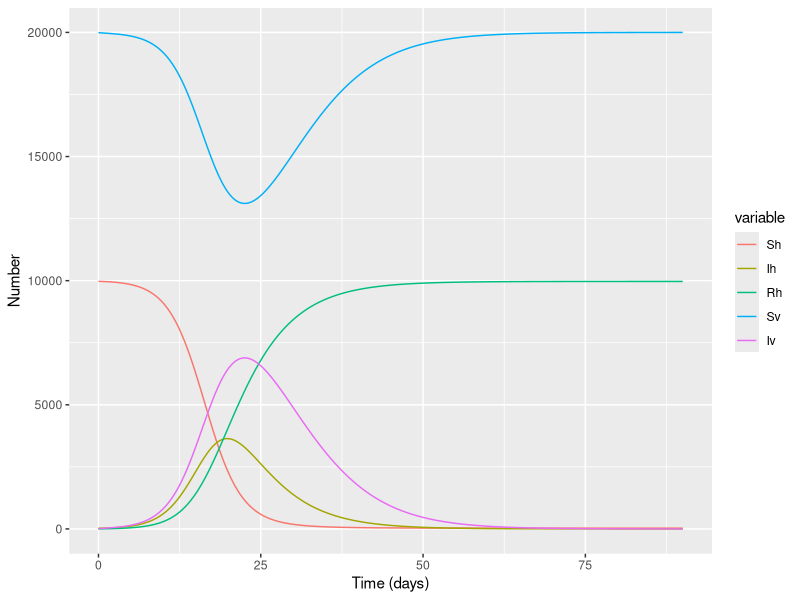

This chart was generated by the following R code:
# VBD = Vector-Borne Disease

# MODEL ASSUMPTIONS
# Vectors are mosquitoes in this model, and hosts are humans.
# There are no births, background deaths or disease-induced mortality in the host population.
# Vectors enter the population and die at the same rate.
# Vector survival is independent of infection status.
# Vector and host populations are homogeneous and well-mixed.
# transmission occurs only from vector to host and from host to vector.
#   (no host-host or vector-vector transmission)
# Hosts are infectious as soon as they are infected.
# Recovery induces permanent immunity in hosts.
# Vectors are infectious as soon as they get infected and remain infectious until they die.


# PACKAGES
library(deSolve)
library(reshape2)
library(ggplot2)


# MODEL INPUTS
Nh <- 10000  # human population number
Nv <- 20000  # vector population number

ph <- 0.28/100  # initial prevalence of infection in host population
pv <- 0.057/100  # initial prevalence of infection in vector population

initial_state_values <- c(Sh = Nh - ph*Nh, Ih = ph*Nh, Rh = 0,
                          Sv = Nv - pv*Nv, Iv = pv*Nv)

parameters <- c(a = 1,  # biting rate
                bv = 0.4,  # probability of vector getting infected by a host
                bh = 0.4,  # probability of host getting infected by a vector
                mu_v = 0.25,  # death rate of vectors (per day)
                r = 0.167)  # recovery rate of hosts (per day)

# Times
t <- seq(from = 0, to = 90, by = 0.1)


# MODEL FUNCTION
SIR_model_for_VBD <- function(time, state, parameters) {
  with(as.list(c(state, parameters)), {
    Nh <- Sh+Ih+Rh
    Nv < Sv+Iv
    
    dSv_dt = mu_v*Nv - (a*bv/Nh)*Sv*Ih - mu_v*Sv
    dIv_dt <- (a*bv/Nh)*Sv*Ih - mu_v*Iv
    
    dSh_dt <- -(a*bh/Nh)*Sh*Iv
    dIh_dt <- (a*bh/Nh)*Sh*Iv - r*Ih
    dRh_dt <- r*Ih
    
    return(list(c(dSh_dt, dIh_dt, dRh_dt,
                  dSv_dt, dIv_dt)))
  })
}


# MODEL OUTPUT
output <- as.data.frame(ode(y = initial_state_values,
                            times = t,
                            func = SIR_model_for_VBD,
                            parms = parameters))

output_long <- melt(output, id="time")
ggplot(data = output_long,
       aes(x = time,
           y = value,
           colour = variable,
           group = variable)) + geom_line() + xlab("Time (days)") + ylab("Number")
